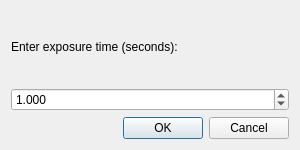
<?xml version="1.0" encoding="UTF-8"?>
<ui version="4.0">
 <class>ExposureDialog</class>
 <widget class="QDialog" name="ExposureDialog">
  <property name="geometry">
   <rect>
    <x>0</x>
    <y>0</y>
    <width>300</width>
    <height>150</height>
   </rect>
  </property>
  <property name="windowTitle">
   <string>Enter Exposure</string>
  </property>
  <property name="modal">
   <bool>true</bool>
  </property>
  <layout class="QVBoxLayout" name="verticalLayout">
   <item>
    <widget class="QLabel" name="label">
     <property name="text">
      <string>Enter exposure time (seconds):</string>
     </property>
    </widget>
   </item>
   <item>
    <widget class="QDoubleSpinBox" name="exposure_spin">
     <property name="minimum">
      <double>0.001000000000000</double>
     </property>
     <property name="maximum">
      <double>10000.000000000000000</double>
     </property>
     <property name="singleStep">
      <double>0.100000000000000</double>
     </property>
     <property name="value">
      <double>1.000000000000000</double>
     </property>
     <property name="decimals">
      <number>3</number>
     </property>
    </widget>
   </item>
   <item>
    <widget class="QDialogButtonBox" name="buttonBox">
     <property name="standardButtons">
      <set>QDialogButtonBox::Cancel|QDialogButtonBox::Ok</set>
     </property>
    </widget>
   </item>
  </layout>
 </widget>
 <resources/>
 <connections>
  <connection>
   <sender>buttonBox</sender>
   <signal>accepted()</signal>
   <receiver>ExposureDialog</receiver>
   <slot>accept()</slot>
   <hints>
    <hint type="sourcelabel">
     <x>149</x>
     <y>125</y>
    </hint>
    <hint type="destinationlabel">
     <x>149</x>
     <y>74</y>
    </hint>
   </hints>
  </connection>
  <connection>
   <sender>buttonBox</sender>
   <signal>rejected()</signal>
   <receiver>ExposureDialog</receiver>
   <slot>reject()</slot>
   <hints>
    <hint type="sourcelabel">
     <x>149</x>
     <y>125</y>
    </hint>
    <hint type="destinationlabel">
     <x>149</x>
     <y>74</y>
    </hint>
   </hints>
  </connection>
 </connections>
</ui>
